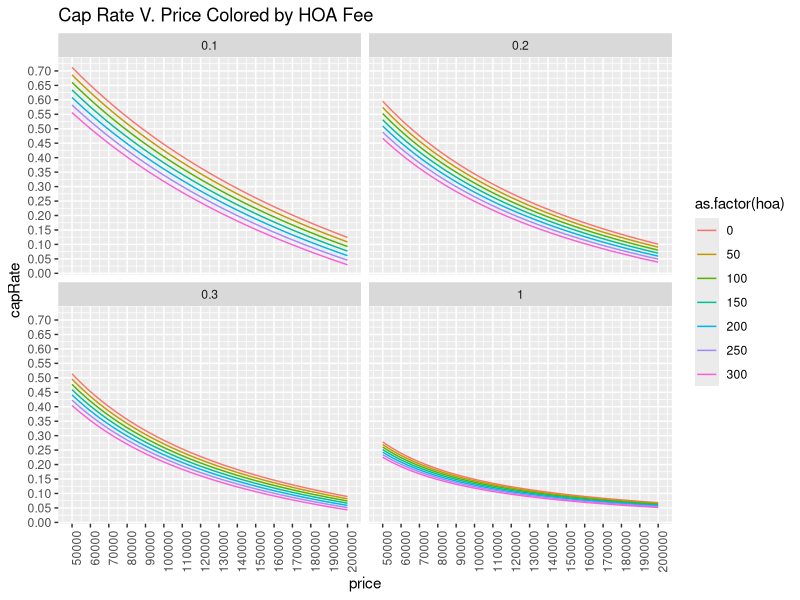

Recreate this plot in R.
library(ggplot2)


# Utility function
number_ticks <- function(n) {function(limits) pretty(limits, n)}

setClass("Investment",
         slots = list(price = "numeric",
                      down = "numeric",
                      furniture = "numeric",
                      renovation = "numeric",
                      apr = "numeric",
                      year = "numeric",
                      taxRate = "numeric",
                      maintenanceFee = "numeric",
                      hoa = "numeric",
                      occupiedDays = "numeric",
                      rate = "numeric",
                      priceLift = "numeric",
                      investYears = "numeric",
                      downPay = "numeric",
                      principal = "numeric",
                      invest = "numeric",
                      mortgagePerYear = "numeric",
                      mortgagePerMonth = "numeric",
                      taxPerYear = "numeric",
                      taxPerMonth = "numeric",
                      managementFee = "numeric",
                      grossIncome = "numeric",
                      netIncome = "numeric",
                      netIncomePerYear = "numeric",
                      capitalGain = "numeric",
                      capRate = "numeric",
                      capitalGainPerYear = "numeric"))

# Initializer for Investment class
setMethod(
    f = "initialize",
    signature = "Investment",
    definition = function(.Object, price, down, furniture, renovation,
                          apr, year, taxRate, maintenanceFee, hoa,
                          occupiedDays, rate, priceLift, investYears) {
        
        downPay = price * down
        principal = price * (1 - down)
        invest = downPay + furniture + renovation
        mortgagePerYear = principal * apr / (1 - 1 / (1 + apr) ^ year)
        mortgagePerMonth = mortgagePerYear / 12
        taxPerYear = price * taxRate
        taxPerMonth = taxPerYear / 12
        managementFee = hoa + maintenanceFee
        grossIncome = rate * occupiedDays
        netIncome = grossIncome - taxPerMonth - managementFee - mortgagePerMonth
        netIncomePerYear = netIncome * 12
        capitalGain = price * ((1 + priceLift) ^ investYears - 1)
        capRate = netIncomePerYear / invest
        capitalGainPerYear = capitalGain / investYears
        
        .Object@price <- price
        .Object@down <- down
        .Object@furniture <- furniture
        .Object@renovation <- renovation
        .Object@apr <- apr
        .Object@year <- year
        .Object@taxRate <- taxRate
        .Object@maintenanceFee <- maintenanceFee
        .Object@hoa <- hoa
        .Object@occupiedDays <- occupiedDays
        .Object@rate <- rate
        .Object@priceLift <- priceLift
        .Object@investYears <- investYears
        .Object@downPay <- downPay
        .Object@principal <- principal
        .Object@invest <- invest
        .Object@mortgagePerYear <- mortgagePerYear
        .Object@mortgagePerMonth <-mortgagePerMonth
        .Object@taxPerYear <- taxPerYear
        .Object@taxPerMonth <- taxPerMonth
        .Object@managementFee <- managementFee
        .Object@grossIncome <- grossIncome
        .Object@netIncome <- netIncome
        .Object@netIncomePerYear <- netIncomePerYear
        .Object@capitalGain <- capitalGain
        .Object@capRate <- capRate
        .Object@capitalGainPerYear <- capitalGainPerYear

        return(.Object)
    }
)

# Print method for Investment object 
setGeneric("print")
setMethod("print",
          c(x = "Investment"),
          function(x) {
              # Get basic investment stats
              
              cat(sprintf(
                  "
                   Cap rate is %s%%.
                   Invest is %s.
                   Net income per year is %s.
                   Capital gain in %s years is %s.
                   Capital gain each year is %s if I sell the house in %s years\n\n",
                  round(100 * x@capRate, 2),
                  x@invest,
                  round(x@netIncomePerYear),
                  x@investYears,
                  round(x@capitalGain),
                  round(x@capitalGainPerYear),
                  x@investYears))
          }
)

# Get price and cap rate relationship

plotPriceRange <- function(inv, lowPrice, highPrice,
                           hoas, downs = seq(0.1, 0.3, by = 0.1)) {
    x <- seq(lowPrice, highPrice, length = 500)
    d <- data.frame(price = numeric(0),
                    capRate = numeric(0),
                    hoa = numeric(0))
    for (hoa in hoas) {
        for(down in downs) {
            for (i in 1:length(x)) {
                inv <- new("Investment",
                           price = x[i],
                           down = down,
                           furniture = inv@furniture,
                           renovation = inv@renovation,
                           apr = inv@apr,
                           year = inv@year,
                           taxRate = inv@taxRate,
                           maintenanceFee = inv@maintenanceFee,
                           hoa = hoa,
                           occupiedDays = inv@occupiedDays,
                           rate = inv@rate,
                           priceLift = inv@priceLift,
                           investYears = inv@investYears)
                d <- rbind(d, data.frame(price = x[i],
                                         capRate = inv@capRate,
                                         hoa = hoa,
                                         down = down))
            }
        }
    }

    g <- ggplot(aes(x = price, y = capRate, color = as.factor(hoa)), data = d) +
        geom_line() +
        scale_x_continuous(breaks = number_ticks(20)) +
        scale_y_continuous(breaks = number_ticks(20)) +
        ggtitle("Cap Rate V. Price Colored by HOA Fee") +
        facet_wrap(~ down) +
        theme(axis.text.x = element_text(angle = 90, hjust = 1))
    g
}


main <- function() {
    # New instance
    inv <- new("Investment",
               price = 64000,
               down = 0.3,
               furniture = 8000,
               renovation = 10000,
               apr = 0.038,
               year = 30,
               taxRate = 0.027,
               maintenanceFee = 150,
               hoa = 175,
               occupiedDays = 16,
               rate = 115,
               priceLift = 0.00,
               investYears = 5)

    plotPriceRange(inv, 50000, 200000, hoas = seq(0, 300, by = 50),
                   downs = c(0.1, 0.2, 0.3, 1))
}

main()

